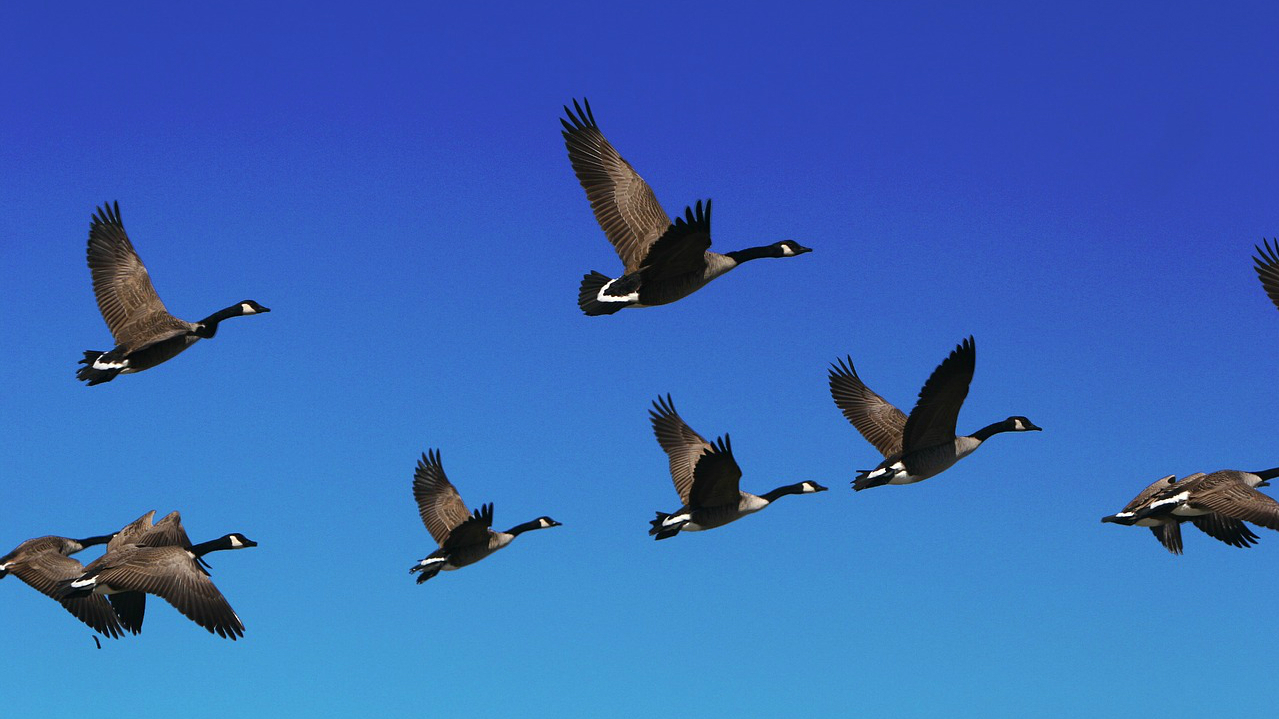
%> input picture Ao/lab6/ptaki.jpg, 1279 x 719 px
$ octave zad1.m   (GNU Octave 9; MATLAB toolbox functions it lacks are replaced by stand-ins)
%> lines starting %> are read from the running program, lines starting %| are printed output that depends on the picture; in (x1, y1, x2, y2) boxes, pixels count from 0 and x2, y2 are one past the last pixel; in counts of white or black regions, pixels touching at a corner belong together; the program's own positions count from 1
### Ao/lab6/wspolczynniki/AO5RBlairBliss.m
function Rb = AO5RBlairBliss(im)
[h, w] = size(im);
S = sum(sum(im));
[x,y] = meshgrid(1:w, 1:h);
ms = [sum(sum(im.*y)), sum(sum(im.*x))];
ms = ms./S;
[x, y] = find(im>0);
Rb = S/ sqrt(2*pi* sum(((x-ms(1)).^2 + (y-ms(2)).^2).^.5));
end

### Ao/lab6/wspolczynniki/AO5RCircularityL.m
function Rc2 = AO5RCircularityL( im )
Rc2 = sum(sum(bwmorph(im,'remove'))) / pi;
end

### Ao/lab5/wspolczynniki/AO5RCircularityS.m
function Rc1 = AO5RCircularityS( im )
Rc1 = 2*sqrt(sum(sum(im))/pi);
end

### Ao/lab6/wspolczynniki/AO5RDanielsson.m
function Rd = AO5RDanielsson(im)
S = sum(sum(im));
im = 1-im;
im = double(bwdist(im));
Rd = S^3 / sum(sum(im))^2;
end

### Ao/lab6/wspolczynniki/AO5RFeret.m
function Rf = AO5RFeret(im)
[x, y] =find(im>0);
Lh = max(x) - min(x);
Lv = max(y) - min(y);
Rf = Lh/Lv;
end

### Ao/lab6/wspolczynniki/AO5RHaralick.m
function Rh = AO5RHaralick(im)
[h, w] = size(im);
S = sum(sum(im));
[x,y] = meshgrid(1:w, 1:h);
ms = [sum(sum(im.*y)), sum(sum(im.*x))];
ms = ms./S;
im = bwmorph(im,'remove');
n = sum(sum(im));
[x, y] = find(im>0);
Rh = sum(((x-ms(1)).^2 + (y-ms(2)).^2).^.5)^2/(n* sum(((x-ms(1)).^2 + (y-ms(2)).^2).^.5)-1);
end

### Ao/lab6/wspolczynniki/AO5RMalinowska.m
function Rm = AO5RMalinowska(im)
L = sum(sum(bwmorph(im,'remove')));
S = sum(sum(im));
Rm = L / sqrt(4*pi*S)-1;
end

### Ao/lab5/wspolczynniki/AO5RShape.m
function Rs = AO5RShape(im)
L = sum(sum(bwmorph(im,'remove')));
S = sum(sum(im));
Rs = L^2 / (4*pi*S);
end

### Ao/lab6/zad1.m
clear;
clc;
close all;

im = double(imread("ptaki.jpg"))/255;
gim = rgb2gray(im);

%stworzenie macierzy jak na osttanich zajeciach
r=imbinarize(im(:,:,1),.3);
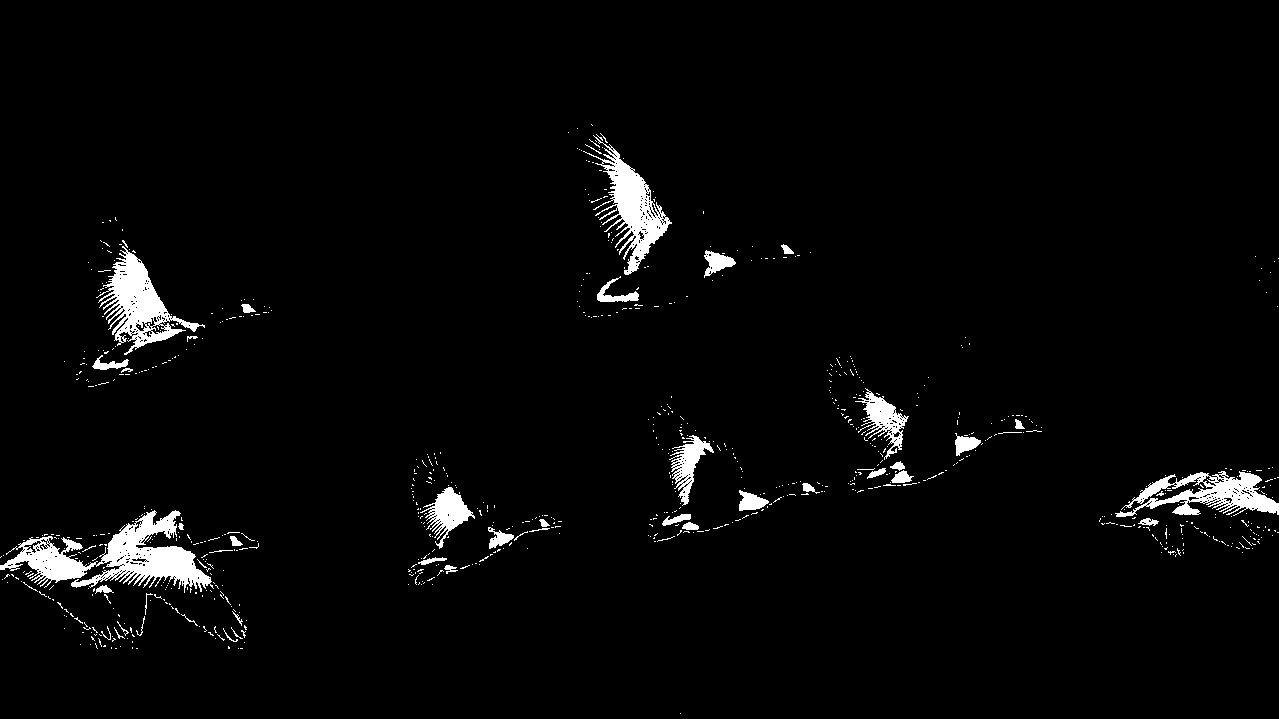
%> r: size 719x1279 logical; 3% white; 812 white regions (766 under 20 px), largest, box (x1, y1, x2, y2) and area: (0, 510, 214, 593) 6561, (96, 246, 205, 355) 3829, (583, 135, 672, 275) 3601
b=imbinarize(im(:,:,3),.5);
%> b: size 719x1279 logical; 91.3% white; 20 black regions (10 under 20 px), largest, box (x1, y1, x2, y2) and area: (560, 97, 813, 316) 16640, (0, 510, 257, 641) 16475, (828, 335, 1042, 492) 11736
bim=r|~b;
%> bim: size 719x1279 logical; 9.3% white; 102 white regions (92 under 20 px), largest, box (x1, y1, x2, y2) and area: (0, 509, 259, 642) 17964, (560, 97, 813, 317) 17218, (827, 335, 1042, 493) 12455
bim=imopen(bim,ones(7));
%> bim: size 719x1279 logical; 8.8% white; 8 white regions
l=bwlabel(bim);
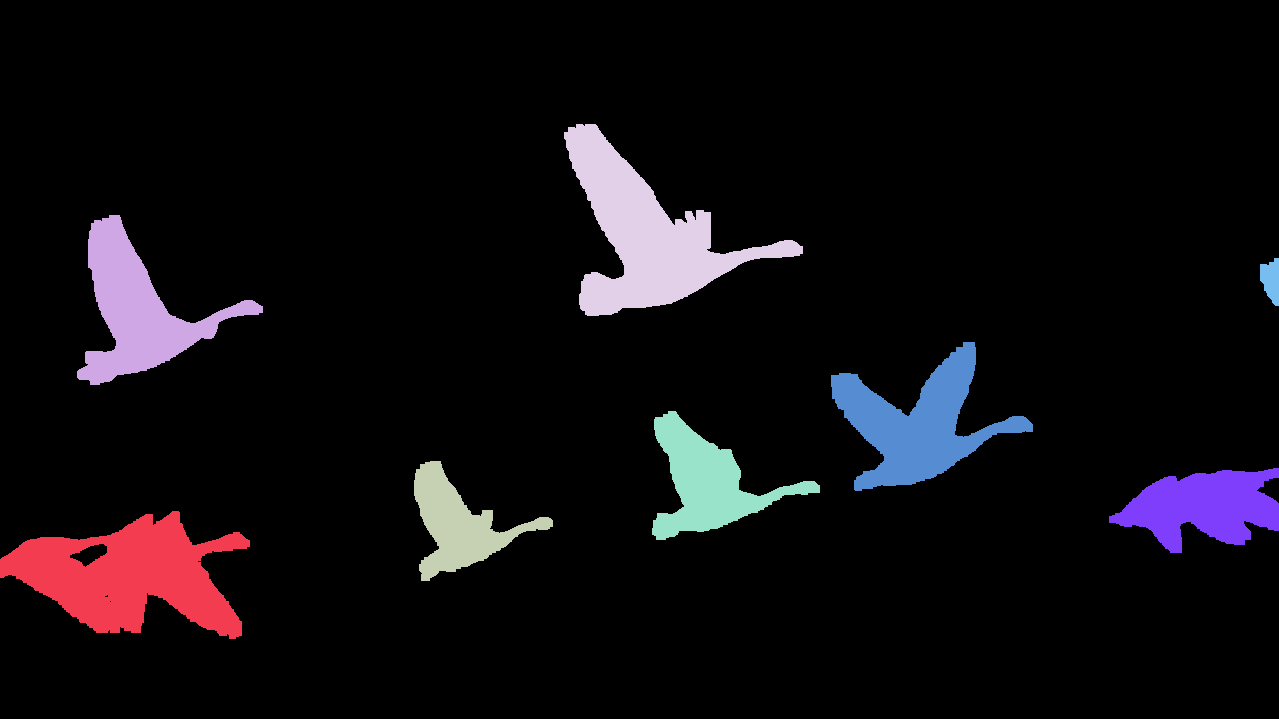
%> l: size 719x1279 double; 9 distinct labels, from 0 to 8; one colour per label, 0 black
a=regionprops(l==3,"all");
%> a = 1 region; box (x1, y1, x2, y2), Area, Centroid, MajorAxisLength, MinorAxisLength and Eccentricity: (414, 461, 553, 581) 6341 [458.7 525.3] 130.6 98.01 0.661
fm = {@AO5RBlairBliss, @AO5RCircularityL, @AO5RCircularityS, @AO5RDanielsson, @AO5RFeret, @AO5RHaralick, @AO5RMalinowska, @AO5RShape};
M=zeros(max(l,[],"all"),length(fm));
for i=1:length(fm)
    for j=1:max(l,[],"all")
        M(j,i)=fm{i}(l==j);
    end
end
%> after the loop, M = [6.76 281.1 147.8 129.7 0.51 76.93 0.902 3.62; 5.93 200.2 118.7 88.36 0.914 69.45 0.686 2.84; 5.26 149.6 89.85 80.54 0.862 50.89 0.665 2.77; 6.56 257.5 144.7 100.8 0.803 82.63 0.78 3.17; 5.63 171.3 102.1 77.53 0.766 59.95 0.677 2.81; 6.17 227.3 123.1 110.5 0.736 67.25 0.846 3.41; 5.79 163.6 105.4 77.3 0.497 56.44 0.552 2.41; 3.02 36.61 28.83 17.74 2.61 15.53 0.27 1.61]

%Wartosc oczekiwana i odchylenie
m=mean(M);
%> m = [5.64 185.9 107.6 85.3 0.962 59.88 0.672 2.83]
S=std(M);
%> S = [1.17 75.99 37.63 32.88 0.683 20.75 0.197 0.624]
outS=abs(M-m)./S;
%> outS = [0.963 1.25 1.07 1.35 0.662 0.821 1.17 1.26; 0.251 0.189 0.296 0.0929 0.0716 0.461 0.0726 0.0226; 0.325 0.478 0.471 0.145 0.147 0.433 0.0363 0.0925; 0.79 0.943 0.987 0.47 0.234 1.1 0.546 0.539; 0.00921 0.193 0.144 0.237 0.287 0.00329 0.0231 0.0299; 0.454 0.545 0.414 0.767 0.331 0.355 0.881 0.923; 0.125 0.293 0.058 0.243 0.681 0.166 0.608 0.672; 2.25 1.96 2.09 2.06 2.41 2.14 2.05 1.95]
t=1.8; %wartosc progowa
outS>t; %wypisanie macierzy logicznej, 1 bedzie dla miejsc w ktorym wartosc>1.8, wartosci nietypowe
out=sum(outS>t,2)>3; %wektor z sumami wartosci nietypowych, 3 to granica wartosci nietypowych
%> out = [false; false; false; false; false; false; false; true]
M(out,:)=[]; %usuniecie z macierzy informacji o nietypowej kaczce
indx=find(out);
%> indx = 8
for i=indx
    l(l==i)=0;
end
%> this loop made 1 pass
%> i on pass 1: 8
%> l: size 719x1279 double; 8 distinct labels, from 0 to 7
bim=l>0;
%> bim: size 719x1279 logical; 8.7% white; 7 white regions, largest, box (x1, y1, x2, y2) and area: (0, 511, 250, 639) 17152, (564, 124, 803, 316) 16447, (831, 342, 1033, 491) 11910
fm = {@AO5RBlairBliss, @AO5RCircularityL, @AO5RCircularityS, @AO5RDanielsson, @AO5RFeret, @AO5RHaralick, @AO5RMalinowska, @AO5RShape};
M=zeros(max(l,[],"all"),length(fm));
for i=1:length(fm)
    for j=1:max(l,[],"all")
        M(j,i)=fm{i}(l==j);
    end
end
%> after the loop, M = [6.76 281.1 147.8 129.7 0.51 76.93 0.902 3.62; 5.93 200.2 118.7 88.36 0.914 69.45 0.686 2.84; 5.26 149.6 89.85 80.54 0.862 50.89 0.665 2.77; 6.56 257.5 144.7 100.8 0.803 82.63 0.78 3.17; 5.63 171.3 102.1 77.53 0.766 59.95 0.677 2.81; 6.17 227.3 123.1 110.5 0.736 67.25 0.846 3.41; 5.79 163.6 105.4 77.3 0.497 56.44 0.552 2.41]
%imshow(bim); %tu nie dziala

%binaryzacja i stworzenie amcierzy dla nowego obrazu
im = double(imread("ptaki2.jpg"))/255;
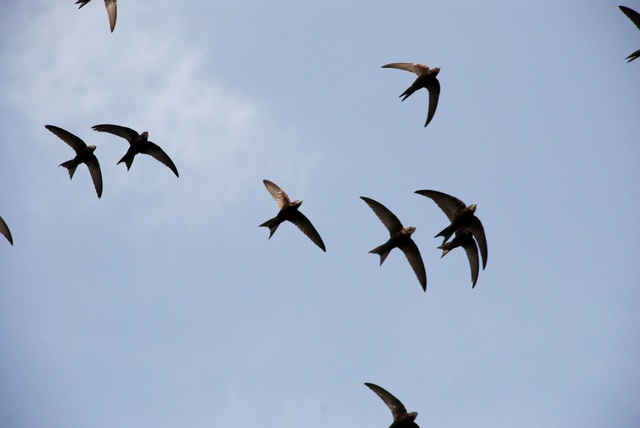
%> input picture Ao/lab6/ptaki2.jpg, 640 x 428 px
%> im: size 428x640x3 double
gim = rgb2gray(im);
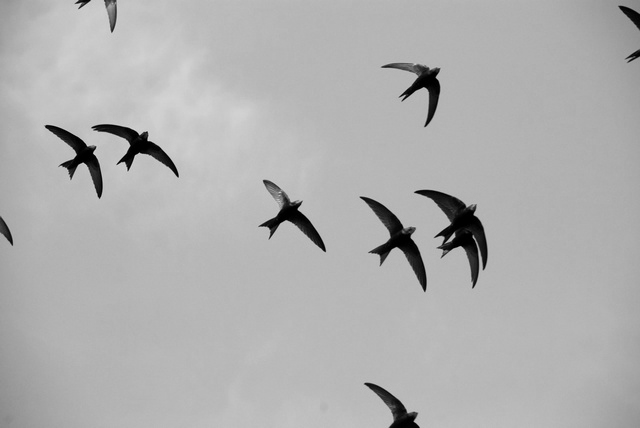
%> gim: size 428x640 double; min 0, max 0.847, mean 0.691

r=imbinarize(im(:,:,1),.86);
%> r: size 428x640 logical; 0% white in thin lines or dots, all inside (x1, y1, x2, y2) = (279, 192, 280, 193)
b=imbinarize(im(:,:,3),.67);
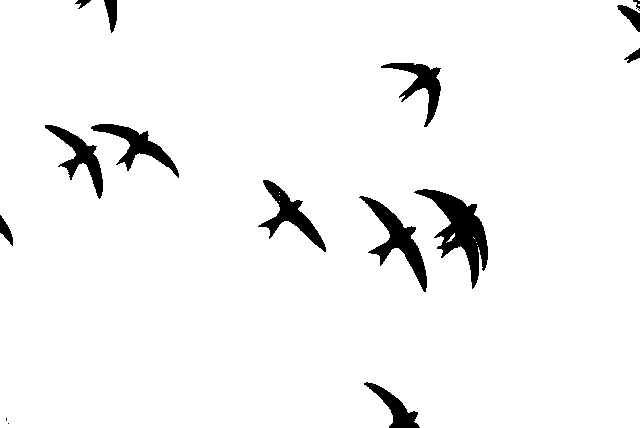
%> b: size 428x640 logical; 95.8% white; 15 black regions (2 under 20 px), largest, box (x1, y1, x2, y2) and area: (414, 189, 488, 289) 2614, (359, 196, 427, 292) 1807, (258, 180, 326, 252) 1379
bim=r|~b;
%> bim: size 428x640 logical; 4.2% white; 15 white regions (2 under 20 px), largest, box (x1, y1, x2, y2) and area: (414, 189, 488, 289) 2614, (359, 196, 427, 292) 1807, (258, 180, 326, 252) 1380
bim=imopen(bim,ones(7));
%> bim: size 428x640 logical; 3.5% white; 11 white regions
%imshow(bim);
l2=bwlabel(bim);
%> l2: size 428x640 double; 12 distinct labels, from 0 to 11
a=regionprops(l2==3,"all");
%> a = 1 region; box (x1, y1, x2, y2), Area, Centroid, MajorAxisLength, MinorAxisLength and Eccentricity: (98, 124, 171, 165) 1148 [136.9 144.3] 78.27 27.53 0.936
fm = {@AO5RBlairBliss, @AO5RCircularityL, @AO5RCircularityS, @AO5RDanielsson, @AO5RFeret, @AO5RHaralick, @AO5RMalinowska, @AO5RShape};
M2=zeros(max(l2,[],"all"),length(fm));
for i=1:length(fm)
    for j=1:max(l2,[],"all")
        M2(j,i)=fm{i}(l2==j);
    end
end

%usuniecie niechcianych wartosci z obrazu
m=mean(M2);
%> m = [2.86 46.36 30.3 67.06 1.36 16.91 0.396 2.03]
S=std(M2);
%> S = [0.708 29.57 15.04 43.67 0.4 8.96 0.308 0.846]
outS=abs(M2-m)./S;
t=800;
outS>t;
out=sum(outS>t,2)>3;
%> out = [false; false; false; false; false; false; false; false; false; false; false]
M2(out,:)=[];
for i=1:max(l2,[],'all')
    a=regionprops(l2==i,'Area');
    if a.Area<t
        l2(l2==i)=0;
    end
end
%> this loop made 11 passes
%> a on passes 1 to 11: {Area 110}, {Area 1127}, {Area 1148}, {Area 227}, {Area 1166}, {Area 1640}, {Area 735}, {Area 910}, {Area 2363}, {Area 244}, {Area 39}
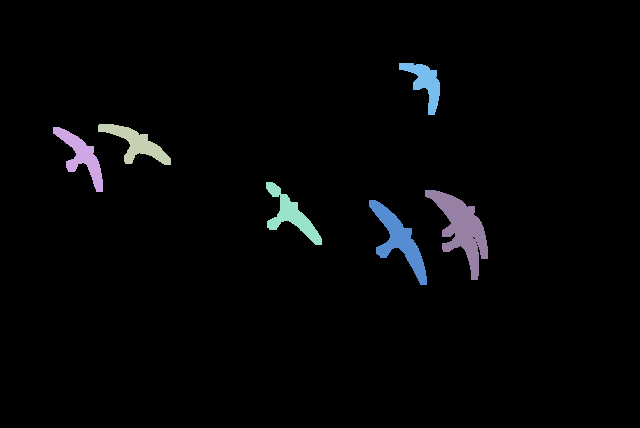
%> l2: size 428x640 double; 7 distinct labels, from 0 to 9; one colour per label, 0 black
bim=l2>0;
%> bim: size 428x640 logical; 3% white; 6 white regions, box (x1, y1, x2, y2) and area: (425, 190, 488, 280) 2363, (369, 200, 427, 285) 1640, (266, 182, 322, 245) 1166, (98, 124, 171, 165) 1148, (53, 127, 103, 192) 1127, (399, 63, 440, 115) 910
l2=bwlabel(bim);
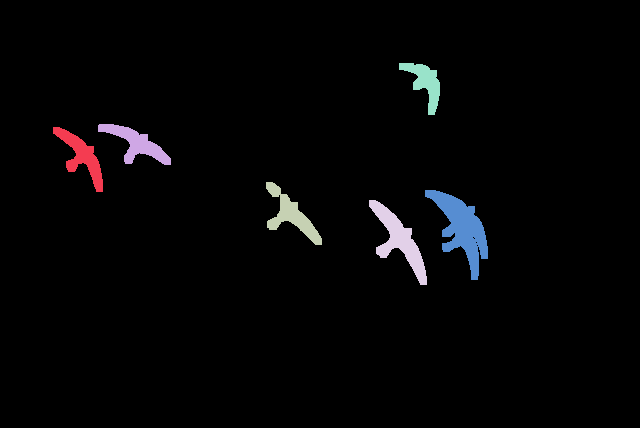
%> l2: size 428x640 double; 7 distinct labels, from 0 to 6; one colour per label, 0 black
imshow(bim);
fm = {@AO5RBlairBliss, @AO5RCircularityL, @AO5RCircularityS, @AO5RDanielsson, @AO5RFeret, @AO5RHaralick, @AO5RMalinowska, @AO5RShape};
M2=zeros(max(l2,[],"all"),length(fm));
for i=1:length(fm)
    for j=1:max(l2,[],"all")
        M2(j,i)=fm{i}(l2==j);
    end
end
%> after the loop, M2 = [3.16 62.07 37.88 106.4 1.31 21.81 0.639 2.68; 3.18 61.75 38.23 101.7 0.556 22.4 0.615 2.61; 3.16 63.98 38.53 103.3 1.13 22.71 0.661 2.76; 3.44 73.21 45.7 112.1 1.47 27.11 0.602 2.57; 3.13 52.84 34.04 79.81 1.27 19.07 0.552 2.41; 4.08 100.3 54.85 118 1.44 29.51 0.828 3.34]

%siec neuronowa
uin = [M(1:end-2,:);M2(1:end-2,:)]';
%> uin = [6.76 5.93 5.26 6.56 5.63 3.16 3.18 3.16 3.44; 281.1 200.2 149.6 257.5 171.3 62.07 61.75 63.98 73.21; 147.8 118.7 89.85 144.7 102.1 37.88 38.23 38.53 45.7; 129.7 88.36 80.54 100.8 77.53 106.4 101.7 103.3 112.1; 0.51 0.914 0.862 0.803 0.766 1.31 0.556 1.13 1.47; 76.93 69.45 50.89 82.63 59.95 21.81 22.4 22.71 27.11; 0.902 0.686 0.665 0.78 0.677 0.639 0.615 0.661 0.602; 3.62 2.84 2.77 3.17 2.81 2.68 2.61 2.76 2.57]
n=max(l,[],'all');
%> n = 7
n2=max(l2,[],'all');
%> n2 = 6
uout = [repmat([1;0],1,n-2), repmat([0;1],1,n2-2)];
%> uout = [1 1 1 1 1 0 0 0 0; 0 0 0 0 0 1 1 1 1]
tin=[M(end-1:end,:);M2(end-1:end,:)]';
%> tin = [6.17 5.79 3.13 4.08; 227.3 163.6 52.84 100.3; 123.1 105.4 34.04 54.85; 110.5 77.3 79.81 118; 0.736 0.497 1.27 1.44; 67.25 56.44 19.07 29.51; 0.846 0.552 0.552 0.828; 3.41 2.41 2.41 3.34]
tout=[1,1,0,0;0,0,1,1];
%> (the run ends here)
